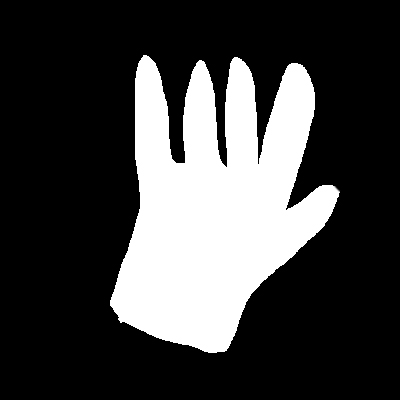
#> input picture resource/hand.jpg, 400 x 400 px, found by its file name
$ python contoursFeatures.py   (Python 2 division)
#> lines starting #> are read from the running program, lines starting #| are printed output that depends on the picture; after the words box and inside, x2 and y2 are one past the last pixel; in counts of white or black regions, pixels touching at a corner belong together
import numpy as np
from cv2 import cv2


img = cv2.imread('resource/hand.jpg')
#> img is the input picture: shape (400, 400, 3); min 0, max 255, mean 65.3
imgray = cv2.cvtColor(img,cv2.COLOR_BGR2GRAY)
ret,thresh = cv2.threshold(imgray,127,255,0)
#> thresh: shape (400, 400); 25.6% white; 1 white region
contours,hierarchy = cv2.findContours(thresh, cv2.RETR_TREE,cv2.CHAIN_APPROX_NONE)
#> contours = 1 contour; box (x1, y1, x2, y2) and area: (110, 55, 340, 353) 40294

# moments
# Image moments help you to calculate some features like center of mass of the object, area of the object etc. Check out the wikipedia page on Image Moments

# The function cv2.moments() gives a dictionary of all moment values calculated. See below:

cnt = contours[0]
#> cnt = contour of 1412 points, box (x1, y1, x2, y2) (110, 55, 340, 353), area 40294
M = cv2.moments(cnt)
#> M = moments, m00 40294, centre m10/m00, m01/m00 = (214.2, 205.7)
print M
#> (printed output is left out)

# From this moments, you can extract useful data like area, centroid etc. Centroid is given by the relations

cx = int(M['m10']/M['m00'])
#> cx = 214
cy = int(M['m01']/M['m00'])
#> cy = 205

# Contour Area
# Contour area is given by the function cv2.contourArea() or from moments, M[‘m00’].
area = cv2.contourArea(cnt)
#> area = 40294

# Contour Perimeter
# It is also called arc length. It can be found out using cv2.arcLength() function. Second argument specify whether shape is a closed contour (if passed True), or just a curve.

perimeter = cv2.arcLength(cnt, True)
#> perimeter = 1576.9

# Contour Approximation

# It approximates a contour shape to another shape with less number of vertices depending upon the precision we specify. It is an implementation of Douglas-Peucker algorithm. Check the wikipedia page for algorithm and demonstration.

# To understand this, suppose you are trying to find a square in an image, but due to some problems in the image, you didn’t get a perfect square, but a “bad shape” (As shown in first image below). Now you can use this function to approximate the shape. In this, second argument is called epsilon, which is maximum distance from contour to approximated contour. It is an accuracy parameter. A wise selection of epsilon is needed to get the correct output.
accs = [0.05, 0.01, 0.001]
for acc in accs:
    epsilon = acc * perimeter
    approx = cv2.approxPolyDP(cnt, epsilon, True)
    # print approx
    approxcon = cv2.drawContours(img.copy(), [approx], -1, (0,255,0), 3)
    cv2.imshow('approx' + str(acc), approxcon)
#> this loop made 3 passes
#> epsilon on passes 1 to 3: 78.84, 15.77, 1.58
#> pass 1, `approxcon = cv2.drawContours(img.copy(), [approx], -1, (0,255,0), 3)`:
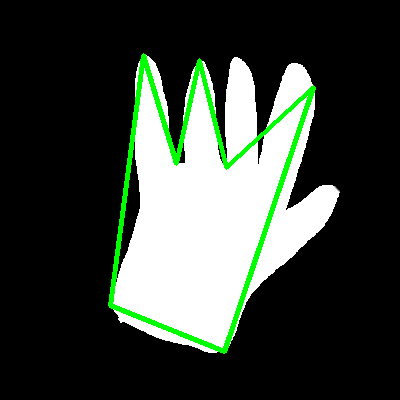
#> approxcon: shape (400, 400, 3); mean B, G, R 59, 67.5, 59
#> pass 2, `approxcon = cv2.drawContours(img.copy(), [approx], -1, (0,255,0), 3)`:
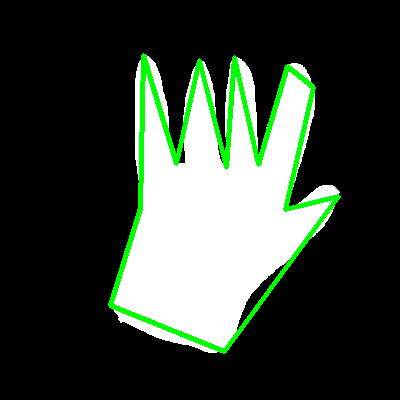
#> approxcon: shape (400, 400, 3); mean B, G, R 56.5, 67.5, 56.5
#> pass 3, `approxcon = cv2.drawContours(img.copy(), [approx], -1, (0,255,0), 3)`:
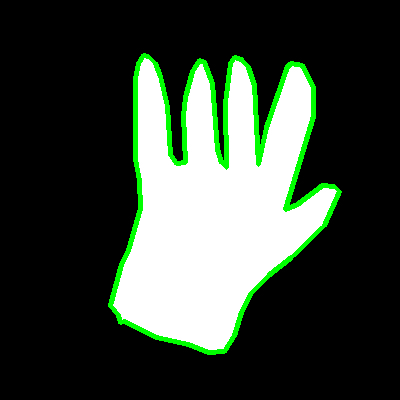
#> approxcon: shape (400, 400, 3); mean B, G, R 58.2, 69.9, 58.2

# Convex Hull

# Convex Hull will look similar to contour approximation, but it is not (Both may provide same results in some cases). Here, cv2.convexHull() function checks a curve for convexity defects and corrects it. Generally speaking, convex curves are the curves which are always bulged out, or at-least flat. And if it is bulged inside, it is called convexity defects. For example, check the below image of hand. Red line shows the convex hull of hand. The double-sided arrow marks shows the convexity defects, which are the local maximum deviations of hull from contours.

# There is a little bit things to discuss about it its syntax:

# hull = cv2.convexHull(points[, hull[, clockwise[, returnPoints]]
# Arguments details:

# points are the contours we pass into.
# hull is the output, normally we avoid it.
# clockwise : Orientation flag. If it is True, the output convex hull is oriented clockwise. Otherwise, it is oriented counter-clockwise.
# returnPoints : By default, True. Then it returns the coordinates of the hull points. If False, it returns the indices of contour points corresponding to the hull points.
# So to get a convex hull as in above image, following is sufficient:
hull = cv2.convexHull(cnt)
#> hull = contour of 31 points, box (x1, y1, x2, y2) (110, 55, 340, 353), area 51756
hullcon = cv2.drawContours(img.copy(), [hull], -1, (0,0,255), 3)
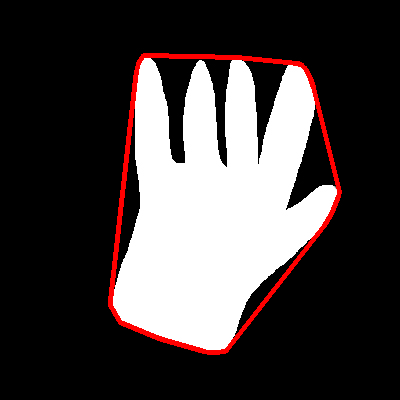
#> hullcon: shape (400, 400, 3); mean B, G, R 64.2, 64.2, 71
cv2.imshow('hull', hullcon)

# Checking Convexity

# There is a function to check if a curve is convex or not, cv2.isContourConvex(). It just return whether True or False. Not a big deal.
print cv2.isContourConvex(cnt)
#| False

# Bounding Rectangle

# There are two types of bounding rectangles.

# a. Straight Bounding Rectangle

# It is a straight rectangle, it doesn’t consider the rotation of the object. So area of the bounding rectangle won’t be minimum. It is found by the function cv2.boundingRect().

# Let (x,y) be the top-left coordinate of the rectangle and (w,h) be its width and height.
x,y,w,h = cv2.boundingRect(cnt)
#> x = 110; y = 55; w = 230; h = 298
print cv2.boundingRect(cnt)
#| (110, 55, 230, 298)
straightRect = cv2.rectangle(img.copy(),(x,y),(x+w,y+h),(0,255,0),2)
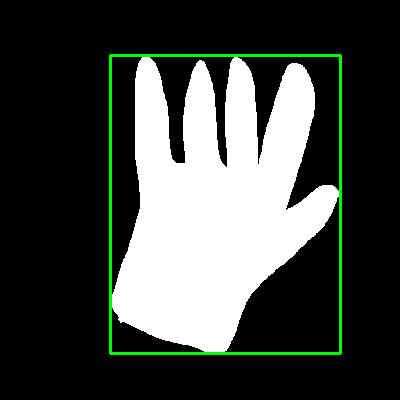
#> straightRect: shape (400, 400, 3); mean B, G, R 65.3, 70.3, 65.3
cv2.imshow('straightRect', straightRect)

# b. Rotated Rectangle

# Here, bounding rectangle is drawn with minimum area, so it considers the rotation also. The function used is cv2.minAreaRect(). It returns a Box2D structure which contains following detals - ( top-left corner(x,y), (width, height), angle of rotation ). But to draw this rectangle, we need 4 corners of the rectangle. It is obtained by the function cv2.boxPoints()

minRect = cv2.minAreaRect(cnt)
#> minRect = ((229.1, 204.9), (297.1, 215.5), -83.57)
box = cv2.boxPoints(minRect)
#> box = [[319.6, 364.6], [105.4, 340.5], [138.7, 45.17], [352.8, 69.29]]
box = np.int_(box) # need integer
#> box = [[319, 364], [105, 340], [138, 45], [352, 69]]
rotatedRect = cv2.drawContours(img.copy(), [box], -1, (255,255,0),3)
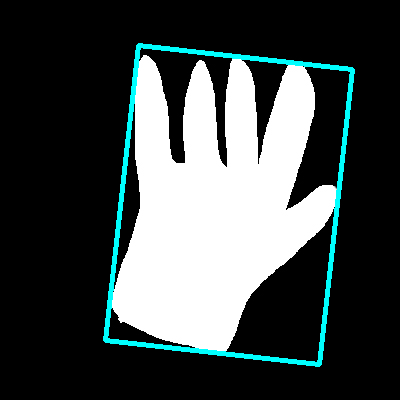
#> rotatedRect: shape (400, 400, 3); mean B, G, R 73.1, 73.1, 65
cv2.imshow('rotatedRect',rotatedRect)

# Minimum Enclosing Circle

# Next we find the circumcircle of an object using the function cv2.minEnclosingCircle(). It is a circle which completely covers the object with minimum area.
(x,y),radius = cv2.minEnclosingCircle(cnt)
#> x = 212.5; y = 194.6; radius = 157.5
minEnclosCircle = cv2.circle(img.copy(), (int(x),int(y)), int(radius), (255,255,0), 2)
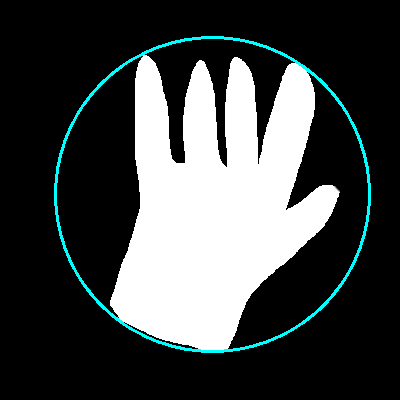
#> minEnclosCircle: shape (400, 400, 3); mean B, G, R 70, 70, 65.2
cv2.imshow('minEnclosCircle',minEnclosCircle)

# Fitting an Ellipse

# Next one is to fit an ellipse to an object. It returns the rotated rectangle in which the ellipse is inscribed.

ellipse = cv2.fitEllipse(cnt)
#> ellipse = ((212.6, 205), (206.7, 279.7), 12.92)
fitEllipse = cv2.ellipse(img.copy(),ellipse,(0,255,0),2)
cv2.imshow('fitEllipse',fitEllipse)

# Fitting a Line

# Similarly we can fit a line to a set of points. Below image contains a set of white points. We can approximate a straight line to it.
rows,cols = img.shape[:2]
#> rows = 400; cols = 400
[vx,vy,x,y] = cv2.fitLine(cnt, cv2.DIST_L2,0,0.01,0.01)
#> vx = [0.209]; vy = [-0.978]; x = [218.9]; y = [167.5]
lefty = int((-x*vy/vx) + y)
#> lefty = 1190
righty = int(((cols-x)*vy/vx)+y)
#> righty = -679
fitLine = cv2.line(img.copy(),(cols-1,righty),(0,lefty),(0,255,0),2)
cv2.imshow('fitLine',fitLine)

# hold window
cv2.waitKey(0)
cv2.destroyAllWindows()
